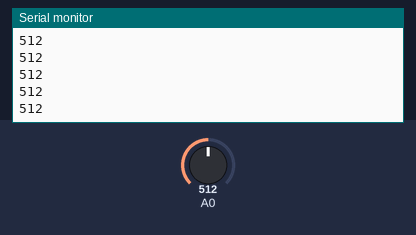
Simulated run of this sketch. Board: Arduino Uno, built with avr-gcc and run on an emulated ATmega328P. Parts: the last lines printed to the serial monitor. The inputs (shaded band) are chosen by the test bench; at power-on: A0 = 512.

Above: at 1.2 s.
1.3 s: A0 set to 716
At 1.8 s:
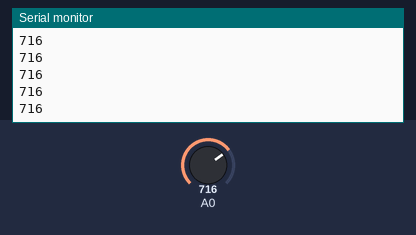
2.8 s: A0 set to 900
At 3.8 s:
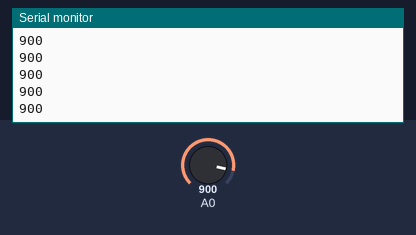
Timing chart, 0 to 5.8 s (numbered marks = the images above; inputs shaded):
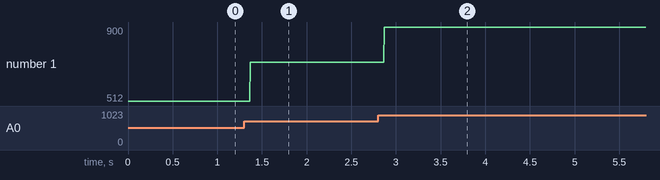

The sketch:

Pressure_Sensor.ino
```cpp
void setup() {
  // put your setup code here, to run once:
  pinMode(14,INPUT);
  Serial.begin(9600);
}

void loop() {
  // put your main code here, to run repeatedly:
  int pressureVal = analogRead(14);
  Serial.println(pressureVal);
}
```

Measured:
- after the input at 1.3 s, the serial monitor: prints a new line after 0.07 s (image 1)
- after the input at 2.8 s, the serial monitor: prints a new line after 0.07 s (image 2)
- plotted number 1: 512 → 716 after the input at 1.3 s, 716 → 900 after the input at 2.8 s
